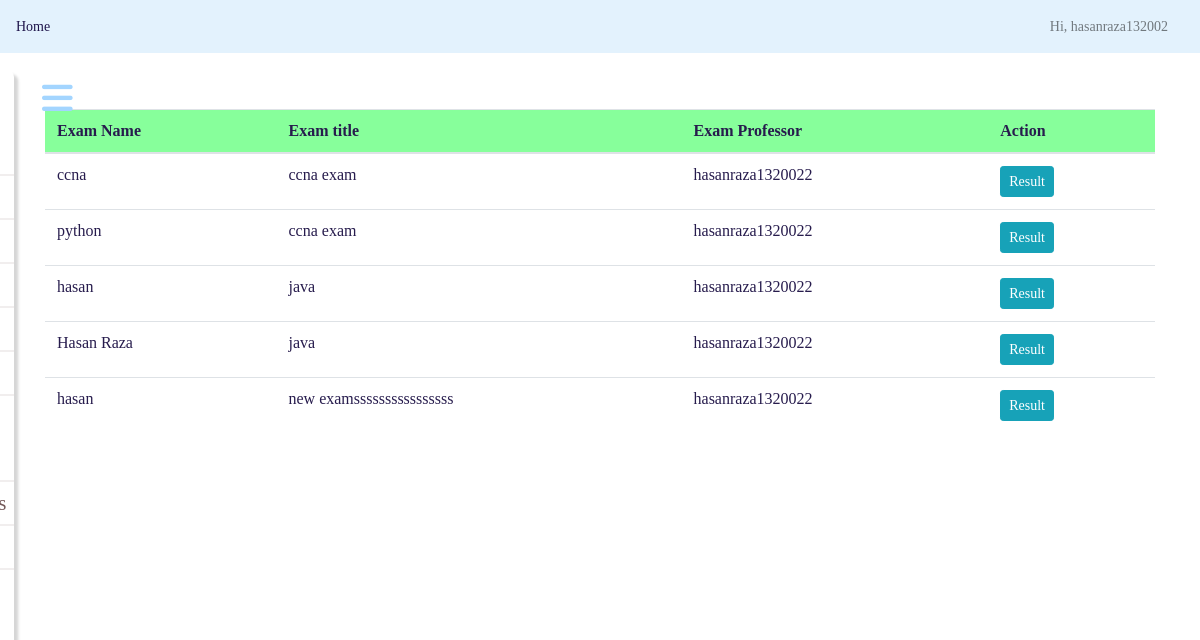
The page /exams/student/previous/ (signed in) on the database its author committed.
### questions/models.py (models this page shows)
class Exam_Model(models.Model):
    professor = models.ForeignKey(User, limit_choices_to={'groups__name': "Professor"}, on_delete=models.CASCADE)
    name = models.CharField(max_length=50)
    total_marks = models.IntegerField()
    question_paper = models.ForeignKey(Question_Paper, on_delete=models.CASCADE, related_name='exams')
    start_time = models.DateTimeField(default=datetime.now())
    end_time = models.DateTimeField(default=datetime.now())
    def __str__(self):
        return self.name

### questions/questionpaper_models.py (models this page shows, shortened)
class Question_Paper(models.Model):
    professor = models.ForeignKey(User, limit_choices_to={'groups__name': "Professor"}, on_delete=models.CASCADE)
    qPaperTitle = models.CharField(max_length=100)
    questions = models.ManyToManyField(Question_DB)

### questions/views.py (the view)
# urls.py: path('student/previous/',views.student_view_previous,name="student-previous"),
@login_required(login_url='login')
def student_view_previous(request):
    exams = Exam_Model.objects.all()
    list_of_completed = []
    list_un = []
    for exam in exams:
        if StuExam_DB.objects.filter(examname=exam.name ,student=request.user).exists():
            if StuExam_DB.objects.get(examname=exam.name,student=request.user).completed == 1:
                list_of_completed.append(exam)
        else:
            list_un.append(exam)
    return render(request,'exam/previousstudent.html',{
        'exams':list_un,
        'completed':list_of_completed
    })

### templates/exam/previousstudent.html (shortened to what this page needs)
{% extends 'base.html' %}
{% block body %}
    <div class="container">
        {% if completed %}
                <table class="table">
                    <thead class="thead" style="color: #745959; background-color: #87ff9b">
                        <tr>
                        <th scope="col">Exam Name</th>
                        <th scope="col">Exam title</th>
                        <th scope="col">Exam Professor</th>
                        <th scope="col">Action</th>
                        </tr>
                    </thead>
            {% for exam in completed %}
                    <tbody>
                        <tr>
                        <td>{{exam.name}}</td>
                        <td>{{exam.question_paper.qPaperTitle}}</td>
                        <td>{{exam.professor}}</td>
                        <td>
                            <a href="{% url 'result' exam.id  %}" class="btn btn-sm btn-info">Result</a>
                        </tr>
                    </tbody>
            {% endfor %}
            </table>
        {% else %}
            <div class="jumbotron col-md-12 text-center bg-success">
                NO EXAMS
            </div>
        {% endif %}
    </div>
{% endblock %}

### templates/base.html (shortened to what this page needs)
{% load static %}
<html lang="en">
<head>
     {% block css_block %}
    <link href="{% static 'css/bootstrap.min.css' %}" rel="stylesheet">
    <link href="{% static 'css/main.css' %}" rel="stylesheet">
    <link href="{% static 'css/dashboard.css' %}" rel="stylesheet">
     {% endblock %}
</head>
<body>
    <nav class="navbar navbar-light" style="background-color: #e3f2fd;">
      <a href="{% url 'index' %}" style="color:#1f154b" >Home</a>
      <ul class="navbar-nav px-3" style="display:flex;flex-direction:row;align-items:center">
        <li class="nav-item text-nowrap">
          <a class="nav-link" href="{% url 'email-student-pref' %}">Hi, {{request.user.username}}</a>
        </li>
      </ul>
    </nav>
    {% include 'partials/_sidebar.html' %}
      {% block body %}
      {% endblock %}
</body>
</html>

### examProject/static/css/main.css (style rules this page uses)
body { font-family: cursive; }

### examProject/static/css/dashboard.css (style rules this page uses)
body { font-size: .875rem; }

### templates/base.html (style rules this page uses)
* { color: #271c4d; }

### templates/partials/_sidebar.html (style rules this page uses)
* { margin: 0; padding: 0; list-style: none; text-decoration: none; }

### rows shown on the page
Exam_Model: name "ccna", question_paper.qPaperTitle "ccna exam", professor "hasanraza1320022"
Exam_Model: name "python", question_paper.qPaperTitle "ccna exam", professor "hasanraza1320022"
Exam_Model: name "hasan", question_paper.qPaperTitle "java", professor "hasanraza1320022"
Exam_Model: name "Hasan Raza", question_paper.qPaperTitle "java", professor "hasanraza1320022"
Exam_Model: name "hasan", question_paper.qPaperTitle "new examssssssssssssssss", professor "hasanraza1320022"

### other values the page prints
{{ request.user.username }} "hasanraza132002"
